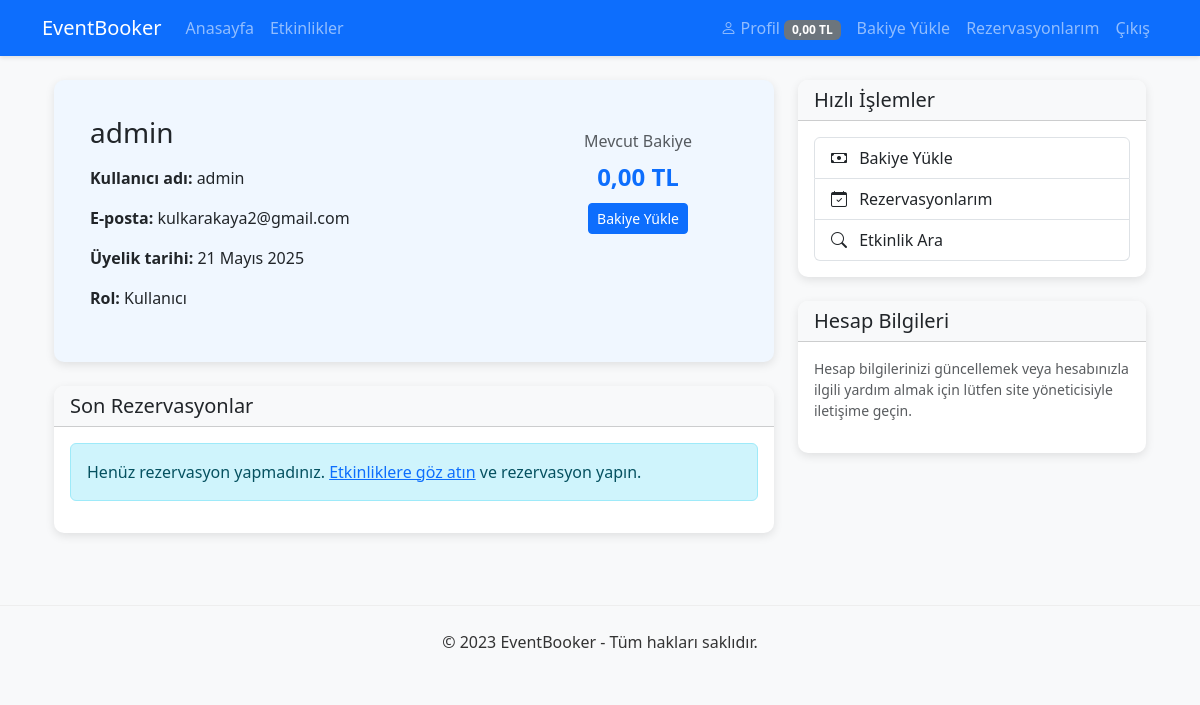
The page /profile/ (signed in) on the database its author committed.
### events/models.py (models this page shows, shortened)
class User(AbstractUser):
    ROLE_CHOICES = (
        ('admin', 'Admin'),
        ('organizator', 'Organizatör'),
        ('user', 'Kullanıcı'),
    )
    balance = models.DecimalField(_("Bakiye"), max_digits=10, decimal_places=2, default=0.00)
    role = models.CharField(_("Rol"), max_length=20, choices=ROLE_CHOICES, default='user')
    class Meta:
        verbose_name = _("Kullanıcı")
        verbose_name_plural = _("Kullanıcılar")

### events/views.py (the view)
# urls.py: path('profile/', views.profile, name='profile'),
@login_required
def profile(request):
    return render(request, 'events/profile.html', {'user': request.user})

### templates/events/profile.html (shortened to what this page needs)
{% extends 'base.html' %}
{% block content %}
<div class="container">
    <div class="row">
        <div class="col-md-8">
            <div class="card profile-header mb-4">
                <div class="card-body">
                    <div class="row">
                        <div class="col-md-8">
                            <h1 class="h3 mb-3">{{ user.get_full_name|default:user.username }}</h1>
                            <p><strong>Kullanıcı adı:</strong> {{ user.username }}</p>
                            <p><strong>E-posta:</strong> {{ user.email }}</p>
                            <p><strong>Üyelik tarihi:</strong> {{ user.date_joined|date:"d F Y" }}</p>
                            <p><strong>Rol:</strong> {{ user.get_role_display }}</p>
                        </div>
                        <div class="col-md-4 text-center">
                            <div class="balance-container mt-3">
                                <h6 class="text-muted">Mevcut Bakiye</h6>
                                <div class="balance-display">{{ user.balance }} TL</div>
                                <a href="{% url 'add_balance' %}" class="btn btn-primary btn-sm mt-2">Bakiye Yükle</a>
                            </div>
                        </div>
                    </div>
                </div>
            </div>
            <div class="card mb-4">
                <div class="card-header bg-light">
                    <h5 class="mb-0">Son Rezervasyonlar</h5>
                </div>
                <div class="card-body">
                    {% with user_reservations=user.reservations.all|slice:":5" %}
                        {% if user_reservations %}
                            <div class="list-group">
                                {% for reservation in user_reservations %}
                                    <a href="{% url 'reservation_detail' reservation.id %}" class="list-group-item list-group-item-action">
                                        <div class="d-flex w-100 justify-content-between">
                                            <h5 class="mb-1">{{ reservation.event.title }}</h5>
                                            <small>{{ reservation.created_at|date:"d.m.Y" }}</small>
                                        </div>
                                        <p class="mb-1">{{ reservation.event.event_date|date:"d F Y, H:i" }}</p>
                                        <small>{{ reservation.event.location }}, {{ reservation.event.city }}</small>
                                    </a>
                                {% endfor %}
                            </div>
                            {% if user.reservations.count > 5 %}
                                <div class="text-center mt-3">
                                    <a href="{% url 'user_reservations' %}" class="btn btn-outline-primary btn-sm">Tüm Rezervasyonları Gör</a>
                                </div>
                            {% endif %}
                        {% else %}
                            <div class="alert alert-info">
                                Henüz rezervasyon yapmadınız. <a href="{% url 'event_list' %}">Etkinliklere göz atın</a> ve rezervasyon yapın.
                            </div>
                        {% endif %}
                    {% endwith %}
                </div>
            </div>
        </div>
        <div class="col-md-4">
            <div class="card mb-4">
                <div class="card-header bg-light">
                    <h5 class="mb-0">Hızlı İşlemler</h5>
                </div>
                <div class="card-body">
                    <div class="list-group">
                        <a href="{% url 'add_balance' %}" class="list-group-item list-group-item-action">
                            <i class="bi bi-cash me-2"></i> Bakiye Yükle
                        </a>
                        <a href="{% url 'user_reservations' %}" class="list-group-item list-group-item-action">
                            <i class="bi bi-calendar-check me-2"></i> Rezervasyonlarım
                        </a>
                        <a href="{% url 'event_list' %}" class="list-group-item list-group-item-action">
                            <i class="bi bi-search me-2"></i> Etkinlik Ara
                        </a>
                    </div>
                </div>
            </div>
            <div class="card">
                <div class="card-header bg-light">
                    <h5 class="mb-0">Hesap Bilgileri</h5>
                </div>
                <div class="card-body">
                    <p class="small text-muted">
                        Hesap bilgilerinizi güncellemek veya hesabınızla ilgili yardım almak için lütfen site yöneticisiyle iletişime geçin.
                    </p>
                </div>
            </div>
        </div>
    </div>
</div>
{% endblock %}

### templates/base.html (shortened to what this page needs)
<!DOCTYPE html>
{% load static %}
<html lang="tr">
<head>
    <link href="https://cdn.jsdelivr.net/npm/bootstrap@5.3.2/dist/css/bootstrap.min.css" rel="stylesheet">
    <link rel="stylesheet" href="{% static 'css/style.css' %}">
</head>
<body>
    <nav class="navbar navbar-expand-lg navbar-dark bg-primary">
        <div class="container">
            <a class="navbar-brand" href="{% url 'home' %}">EventBooker</a>
            <div class="collapse navbar-collapse" id="navbarNav">
                <ul class="navbar-nav me-auto">
                    <li class="nav-item">
                        <a class="nav-link" href="{% url 'home' %}">Anasayfa</a>
                    </li>
                    <li class="nav-item">
                        <a class="nav-link" href="{% url 'event_list' %}">Etkinlikler</a>
                    </li>
                </ul>
                <ul class="navbar-nav">
                    {% if user.is_authenticated %}
                        <li class="nav-item">
                            <a class="nav-link" href="{% url 'profile' %}">
                                <i class="bi bi-person"></i> Profil
                                <span class="badge bg-secondary">{{ user.balance }} TL</span>
                            </a>
                        </li>
                        <li class="nav-item">
                            <a class="nav-link" href="{% url 'add_balance' %}">Bakiye Yükle</a>
                        </li>
                        <li class="nav-item">
                            <a class="nav-link" href="{% url 'user_reservations' %}">Rezervasyonlarım</a>
                        </li>
                        <li class="nav-item">
                            <a class="nav-link" href="{% url 'logout' %}">Çıkış</a>
                        </li>
                    {% endif %}
                </ul>
            </div>
        </div>
    </nav>
    <main class="container mt-4">
        {% block content %}{% endblock %}
    </main>
    <footer class="bg-light text-center py-4 mt-5">
        <div class="container">
            <p class="mb-0">&copy; 2023 EventBooker - Tüm hakları saklıdır.</p>
        </div>
    </footer>
</body>
</html>

### static/css/style.css (style rules this page uses)
body { font-family: 'Segoe UI', Tahoma, Geneva, Verdana, sans-serif; color: #333; background-color: #f8f9fa; }
.navbar { box-shadow: 0 2px 4px rgba(0, 0, 0, 0.1); }
.card { border: none; border-radius: 10px; box-shadow: 0 3px 10px rgba(0, 0, 0, 0.1); transition: transform 0.3s ease; }
.card-header { border-radius: 10px 10px 0 0 !important; }
.btn-primary { background-color: #0d6efd; border-color: #0d6efd; }
footer { margin-top: 50px; padding: 20px 0; background-color: #f8f9fa; border-top: 1px solid #eee; }
.profile-header { background-color: #f0f7ff; padding: 20px; border-radius: 10px; margin-bottom: 20px; }
.balance-display { font-size: 24px; font-weight: bold; color: #0d6efd; }

### rows shown on the page
User: balance "0,00", get_full_name "admin", username "admin", email "kulkarakaya2@gmail.com", date_joined "21 Mayıs 2025", role "Kullanıcı"
